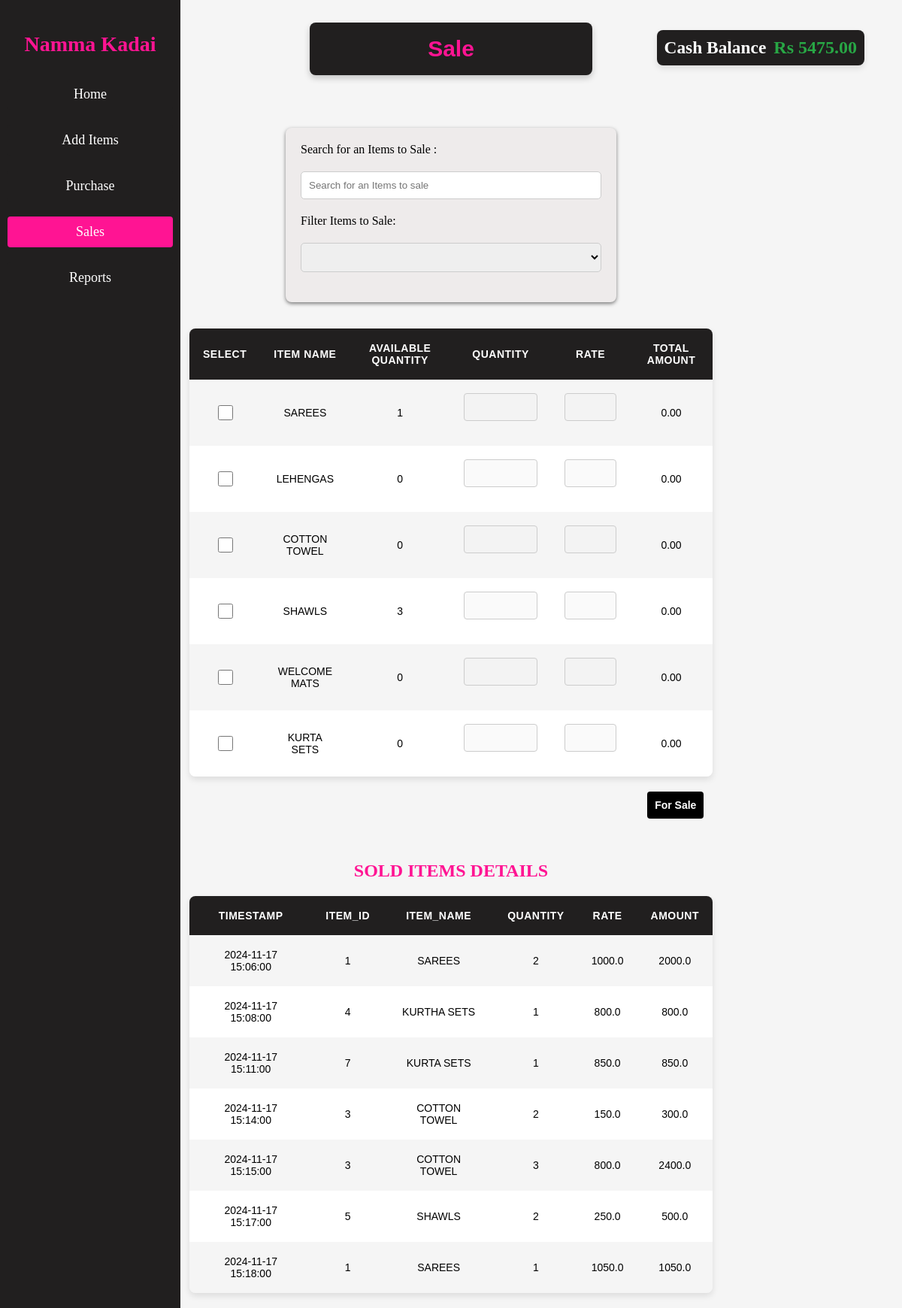
The page /addsale on the database its author committed.
### models.py (models this page shows)
class CompanyModel(db.Model):
    __tablename__='company'
    id = db.Column(db.Integer, primary_key=True)
    company_name=db.Column(db.String(),nullable=False)
    cash_balance=db.Column(db.Float,default=1000.00)

class ItemModel(db.Model):
    __tablename__ ='item'
    item_id=db.Column(db.Integer,primary_key=True)
    item_name=db.Column(db.String(),nullable=False)
    qty=db.Column(db.Integer,default=0,nullable=False)  # Bonus column for item quantity

class SalesModel(db.Model):
    __tablename__ ='sales'
    sales_id=db.Column(db.Integer,primary_key=True)
    timestamp=db.Column(db.DateTime, default=local_time, nullable=False)
    item_id=db.Column(db.Integer,db.ForeignKey('item.item_id'),nullable=False)
    item_name=db.Column(db.String(),nullable=False)
    qty=db.Column(db.Integer,nullable=False)
    rate=db.Column(db.Float,nullable=False)
    amount=db.Column(db.Float,nullable=False)

### App.py (the view, shortened to what this page needs)
@app.route('/addsale',methods=['GET','POST'])
def sale():
    company=CompanyModel.query.first()
    items = ItemModel.query.all()
    soldtable = SalesModel.query.all()
    no_items =len(items)==0
    no_sale=len(soldtable)==0
    company.cash_balance = f'{company.cash_balance:.2f}'
    return render_template('add_sale.html', items=items, soldtable=soldtable,no_sale=no_sale, no_items=no_items,company=company)

### App.py (called while the page is built)
@app.context_processor
def inject_path():
    return {'current_path': request.path}

### templates/add_sale.html (shortened to what this page needs)
<!DOCTYPE html>
<html>
<head>
  <link rel="stylesheet" href="static/add_or_purchase_or_sale.css">
</head>
<body>
  <div class="sidebar">
    <h2>Namma Kadai</h2>
    <a href="{{ url_for('home') }}">Home</a>
    <a href="{{ url_for('additems') }}">Add Items</a>
    <a href="{{ url_for('purchase') }}">Purchase</a>
    <a href="{{ url_for('sale') }}" class="{% if current_path == url_for('sale') %}active{% endif %}">Sales</a>
    <a href="{{ url_for('reports')}}">Reports</a>
  </div>
  <div class="balance-container">
    <h3>Cash Balance</h3>
    <div class="balance-amount">Rs {{company.cash_balance}}</div>
  </div>
  <div class="title-bar">
    <h2>Sale</h2>
  </div>
  <div id="flash-messages">
    {% with messages = get_flashed_messages(with_categories=true) %}
    {% if messages %}
    {% for category, message in messages %}
    <p class="message {{ category }}">{{ message }}</p>
    {% endfor %}
    {% else %}
    <p>No flash messages</p>
    {% endif %}
    {% endwith %}
  </div>
  <form class="formcontainer" method="POST">
    <label>Search for an Items to Sale :</label>
    <input type="text" name="sale_name" placeholder="Search for an Items to sale" id="filter-input"
      onkeyup="filterTable()" autocomplete="off" required><br>
    <label for="filter-mode">Filter Items to Sale:</label>
    <select id="filter-mode" onchange="filterItems()">
      <option value="" placeholder=""></option>
      <option value="all">All Items</option>
    </select>
  </form>
  <form class="container" method="POST">
    <table id="items-table">
      <thead>
        <tr>
          <th>Select</th>
          <th>Item Name</th>
          <th>Available Quantity</th>
          <th>Quantity</th>
          <th>Rate</th>
          <th>Total Amount</th>
        </tr>
      </thead>
      <tbody>
        {% if no_items %}
        <tr>
          <td colspan="6" style="align-items: center;">No Products Sold</td>
        </tr>
        {% else %}
        {% for item in items %}
        <tr>
          <td>
            <input type="checkbox" name="selected_items[]" value="{{ item.item_id }}" onchange="toggleInputs(this)">
          </td>
          <td>{{ item.item_name }}</td>
          <td>{{ item.qty }}</td>
          <td>
            <input type="number" name="qty[]" required min="1" disabled oninput="calculateAmount(this.closest('tr'))">
          </td>
          <td>
            <input type="number" name="rate[]" required step="0.01" disabled
              oninput="calculateAmount(this.closest('tr'))">
          </td>
          <td class="amount">0.00</td>
        </tr>
        {% endfor %}
        {% endif %}
      </tbody>
    </table>
    <div class="button-container">
      <button type="submit">For Sale</button>
    </div>
  </form>
  <br><br>
  <h2>SOLD ITEMS DETAILS</h2>
  <table>
    <thead>
      <th>Timestamp</th>
      <th>Item_id</th>
      <th>item_name</th>
      <th>Quantity</th>
      <th>Rate</th>
      <th>Amount</th>
    </thead>
    <tbody>
      {% if no_sale %}
      <tr>
        <td colspan="6" style="align-items: center;">No Products Sold</td>
      </tr>
      {% else %}
      {% for items in soldtable %}
      <tr>
        <td>{{ items.timestamp }}</td>
        <td>{{ items.item_id }}</td>
        <td>{{items.item_name}}</td>
        <td>{{ items.qty }}</td>
        <td>{{ items.rate }}</td>
        <td>{{ items.amount }}</td>
      </tr>
      {% endfor %}
      {% endif %}
    </tbody>
  </table>
</body>
</html>

### static/add_or_purchase_or_sale.css (style rules this page uses)
.sidebar { width: 200px; background-color: rgb(33, 31, 31); padding: 20px; position: fixed; height: 100%; top: 0; left: 0; display: flex; flex-direction: column; align-items: center; }
.sidebar h2 { font-size: 28px; margin-bottom: 20px; color: deeppink; }
.sidebar a { font-size: 18px; color: white; text-decoration: none; margin: 10px 0; display: block; text-align: center; padding: 10px; width: 100%; border-radius: 4px; background-color: rgb(33, 31, 31); transition: background-color 0.3s; }
.sidebar a.active { background-color: deeppink; }
.balance-container { display: flex; align-items: center; justify-content: flex-end; padding: 10px; background-color: rgb(33, 31, 31); font-size: 20px; font-weight: bold; color: white; border-radius: 8px; box-shadow: 0px 4px 8px rgba(0, 0, 0, 0.1); position: absolute; top: 40px; right: 50px; }
.balance-container h3 { margin: 0; padding-right: 10px; }
.balance-amount { font-size: 24px; color: #28a745; }
.title-bar h2 { margin: 10px; text-align: center; color: deeppink; font-family: Arial, sans-serif; }
.title-bar { display: block; align-items: center; flex-direction: column; padding: 8px; font-size: 20px; position: fixed; margin-top: 10px; left: 50%; transform: translateX(-50%); z-index: 1000; border-radius: 8px; box-shadow: 0 4px 8px rgba(0, 0, 0, 0.2); width: 30%; background-color: rgb(33, 31, 31); }
body { background-color: whitesmoke; margin: 0; padding: 20px; }
h2 { text-align: center; color: deeppink; }
.formcontainer { max-width: 400px; margin: 0 auto; margin-top: 10%; background-color: rgb(238, 235, 235); padding: 20px; border-radius: 8px; box-shadow: 0 2px 5px rgba(0, 0, 0, 0.5); margin-bottom: 3%; }
label { display: block; }
select, input[type="text"] { width: 100%; padding: 10px; margin-bottom: 15px; border: 1px solid #ccc; border-radius: 4px; box-sizing: border-box; }
#filter-input, #filter-mode { margin: 20px 0; padding: 10px; width: 100%; border: 1px solid #ccc; border-radius: 5px; }
.container { margin-top: 3%; }
input[type="number"] { width: 100%; padding: 10px; margin-bottom: 15px; border: 1px solid #ccc; border-radius: 4px; box-sizing: border-box; }
input[type="checkbox"] { width: 20px; height: 20px; }
.button-container { display: flex; justify-content: flex-end; margin-right: 21%; text-align: center; margin-top: 20px; }
button[type="submit"] { align-items: center; background-color: black; color: white; padding: 10px 10px; border: none; border-radius: 4px; font-size: 14px; font-weight: bold; cursor: pointer; transition: all 0.3s ease; }
table { margin: auto; margin-left: 20%; width: 60%; border-collapse: collapse; margin-top: 20px; box-shadow: 0px 4px 8px rgba(0, 0, 0, 0.1); font-family: Arial, sans-serif; border-radius: 8px; overflow: hidden; color: black; }
th, td { padding: 18px 18px; text-align: center; font-size: 14px; font-weight: 500; }
th { background-color: rgb(33, 31, 31); color: white; font-weight: bold; text-transform: uppercase; letter-spacing: 0.5px; }
tr:nth-child(even) { background-color: white; }
tr:nth-child(odd) { background-color: whitesmoke; }

### rows shown on the page
CompanyModel: cash_balance "5475.00"
ItemModel: item_name "SAREES", qty "1"
ItemModel: item_name "LEHENGAS", qty "0"
ItemModel: item_name "COTTON TOWEL", qty "0"
ItemModel: item_name "SHAWLS", qty "3"
ItemModel: item_name "WELCOME MATS", qty "0"
ItemModel: item_name "KURTA SETS", qty "0"
SalesModel: timestamp "2024-11-17 15:06:00", item_id "1", item_name "SAREES", qty "2", rate "1000.0", amount "2000.0"
SalesModel: timestamp "2024-11-17 15:08:00", item_id "4", item_name "KURTHA SETS", qty "1", rate "800.0", amount "800.0"
SalesModel: timestamp "2024-11-17 15:11:00", item_id "7", item_name "KURTA SETS", qty "1", rate "850.0", amount "850.0"
SalesModel: timestamp "2024-11-17 15:14:00", item_id "3", item_name "COTTON TOWEL", qty "2", rate "150.0", amount "300.0"
SalesModel: timestamp "2024-11-17 15:15:00", item_id "3", item_name "COTTON TOWEL", qty "3", rate "800.0", amount "2400.0"
SalesModel: timestamp "2024-11-17 15:17:00", item_id "5", item_name "SHAWLS", qty "2", rate "250.0", amount "500.0"
SalesModel: timestamp "2024-11-17 15:18:00", item_id "1", item_name "SAREES", qty "1", rate "1050.0", amount "1050.0"
